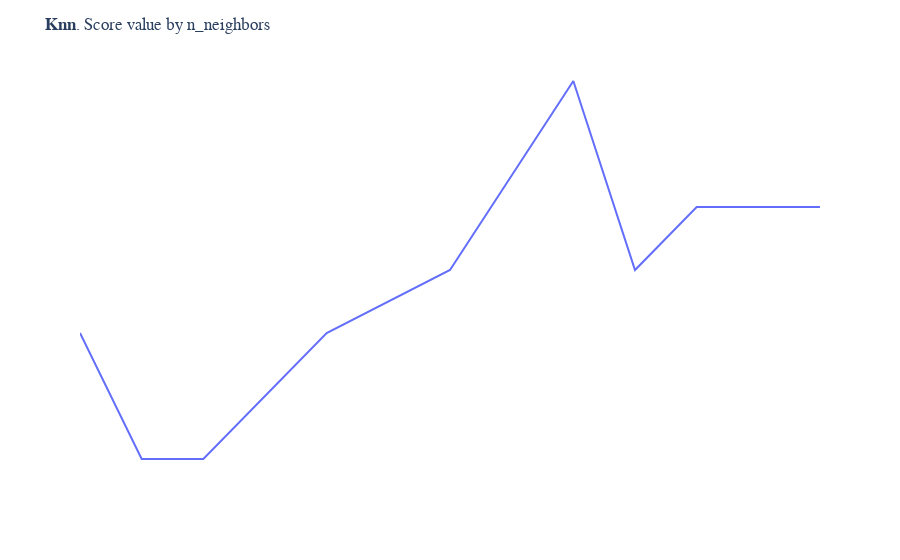

The notebook cell this image was saved under:
### Markdown cell above
### K Nearest Neighbors

### Code cell
n_neighbors = [1, 2, 3, 5, 7, 9, 10, 11, 13]

knn = hyperparameter_tune(
    model_name = 'knn',
    hyperparameters = {'n_neighbors': n_neighbors}
)

knn_fig = knn['n_neighbors']['fig'][0]
knn_scores = knn['n_neighbors']['scores']
knn_max_score = max(knn_scores)

knn_fig.show()
print('Max score:', round(knn_max_score, 3))

### Figure 1 — Plotly figure (JSON) as saved in the notebook; plotly's stock layout.template omitted (floating-point values rounded to 4 significant figures)
{"data": [{"hovertemplate": "<b>Hyperparameter:</b> %{x}<br><b>Score:</b> %{y:.2f}", "legendgroup": "", "line": {"color": "#636efa", "dash": "solid"}, "marker": {"symbol": "circle"}, "mode": "lines", "name": "", "orientation": "v", "showlegend": false, "type": "scatter", "x": [1, 2, 3, 5, 7, 9, 10, 11, 13], "xaxis": "x", "y": [0.8148, 0.7778, 0.7778, 0.8148, 0.8333, 0.8889, 0.8333, 0.8519, 0.8519], "yaxis": "y"}], "layout": {"font": {"family": "sans-serif"}, "legend": {"tracegroupgap": 0}, "margin": {"t": 60}, "plot_bgcolor": "rgba(0,0,0,0)", "title": {"text": "<b>Knn</b>. Score value by n_neighbors"}, "xaxis": {"anchor": "y", "domain": [0, 1], "title": {"text": "x"}, "visible": false}, "yaxis": {"anchor": "x", "domain": [0, 1], "title": {"text": "y"}, "visible": false}}}
